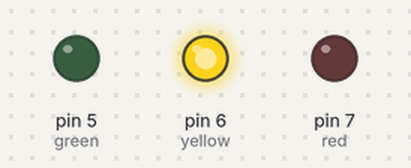
Recording of a sketch running on a simulated Arduino Uno, built with avr-gcc and run on an emulated ATmega328P. Shown: output pins drawn as LEDs (lit = HIGH).

Above: at 1.0 s.
At 3.5 s:
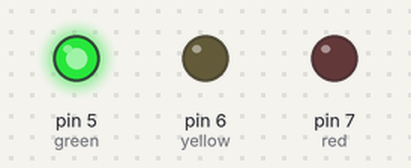
At 9.0 s:
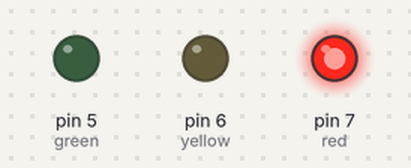
Timing chart, 0 to 14.3 s (numbered marks = the images above):
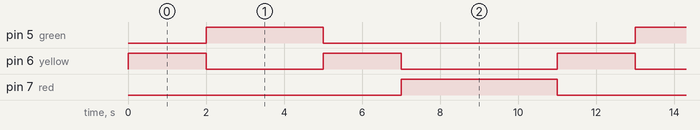

The sketch:

traffic.ino
```cpp
int red=7;
int yellow=6;
int green=5;

void setup()
{
  pinMode(red,OUTPUT);
  pinMode(yellow,OUTPUT);
  pinMode(green,OUTPUT);

  digitalWrite(red,LOW);
  digitalWrite(yellow,LOW);
  digitalWrite(green,LOW);
}

void loop()
{
  digitalWrite(red,LOW);
  digitalWrite(yellow,HIGH);
  digitalWrite(green,LOW);
  delay(2000);

  digitalWrite(red,LOW);
  digitalWrite(yellow,LOW);
  digitalWrite(green,HIGH);
  delay(3000);

  digitalWrite(red,LOW);
  digitalWrite(yellow,HIGH);
  digitalWrite(green,LOW);
  delay(2000);

  digitalWrite(red,HIGH);
  digitalWrite(yellow,LOW);
  digitalWrite(green,LOW);
  delay(4000);
}
```

Measured:
- by itself, pin 5 (green): alternates HIGH for 3.0 s and LOW for 8.0 s
- by itself, pin 6 (yellow): repeats every 11.0 s: LOW 3.0 s, HIGH 2.0 s, LOW 4.0 s, HIGH 2.0 s
- by itself, pin 7 (red): alternates HIGH for 4.0 s and LOW for 7.0 s
